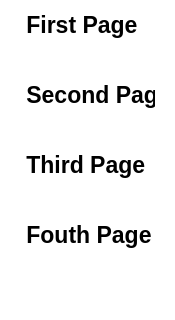
          <widget class="QCustomSlideMenu" name="left_side_menu_widget" native="true">
           <property name="sizePolicy">
            <sizepolicy hsizetype="Expanding" vsizetype="Preferred">
             <horstretch>0</horstretch>
             <verstretch>0</verstretch>
            </sizepolicy>
           </property>
           <property name="minimumSize">
            <size>
             <width>175</width>
             <height>0</height>
            </size>
           </property>
           <property name="maximumSize">
            <size>
             <width>175</width>
             <height>16777215</height>
            </size>
           </property>
           <property name="styleSheet">
            <string notr="true">QWidget {
    background-color: white;
}
QPushButton {
    color: black;
    background-color: transparent;
    border: none;
    text-align: left;
    padding: 12px 20px;
}

QPushButton:hover {
	background: qlineargradient(x1:0, y1:0, x2:0, y2:1,
                    stop:0 #F8FAFC, stop:1 #E2E8F0);
}

QPushButton:pressed{
	border-right: 5px solid #29A1D4;
}
QPushButton:checked {
	border-right: 5px solid #0AB1F9;
	color: #0AB1F9;
}</string>
           </property>
           <layout class="QVBoxLayout" name="verticalLayout_3" stretch="8,9">
            <property name="spacing">
             <number>10</number>
            </property>
            <property name="leftMargin">
             <number>0</number>
            </property>
            <property name="topMargin">
             <number>0</number>
            </property>
            <property name="rightMargin">
             <number>0</number>
            </property>
            <property name="bottomMargin">
             <number>0</number>
            </property>
            <item>
             <layout class="QVBoxLayout" name="verticalLayout_4">
              <property name="spacing">
               <number>20</number>
              </property>
              <item>
               <widget class="QPushButton" name="home_page_btn">
                <property name="sizePolicy">
                 <sizepolicy hsizetype="Preferred" vsizetype="Preferred">
                  <horstretch>0</horstretch>
                  <verstretch>0</verstretch>
                 </sizepolicy>
                </property>
                <property name="font">
                 <font>
                  <family>Segoe UI</family>
                  <pointsize>17</pointsize>
                  <weight>75</weight>
                  <bold>true</bold>
                 </font>
                </property>
                <property name="styleSheet">
                 <string notr="true"/>
                </property>
                <property name="text">
                 <string> First Page</string>
                </property>
                <property name="icon">
                 <iconset resource="../../../../Pictures/QT_Icon/Icon.qrc">
                  <normaloff>:/Icons/home_off.png</normaloff>
                  <normalon>:/Icons/home.png</normalon>:/Icons/home_off.png</iconset>
                </property>
                <property name="iconSize">
                 <size>
                  <width>30</width>
                  <height>30</height>
                 </size>
                </property>
                <property name="checkable">
                 <bool>true</bool>
                </property>
                <attribute name="buttonGroup">
                 <string notr="true">left_side_btn_group</string>
                </attribute>
               </widget>
              </item>
              <item>
               <widget class="QPushButton" name="chart_page_btn">
                <property name="sizePolicy">
                 <sizepolicy hsizetype="Preferred" vsizetype="Preferred">
                  <horstretch>0</horstretch>
                  <verstretch>0</verstretch>
                 </sizepolicy>
                </property>
                <property name="font">
                 <font>
                  <family>Segoe UI</family>
                  <pointsize>17</pointsize>
                  <weight>75</weight>
                  <bold>true</bold>
                 </font>
                </property>
                <property name="styleSheet">
                 <string notr="true"/>
                </property>
                <property name="text">
                 <string> Second Page</string>
                </property>
                <property name="icon">
                 <iconset resource="../../../../Pictures/QT_Icon/Icon.qrc">
                  <normaloff>:/Icons/chart-line-up-down.png</normaloff>
                  <normalon>:/Icons/chart-line-up-down_blue.png</normalon>:/Icons/chart-line-up-down.png</iconset>
                </property>
                <property name="iconSize">
                 <size>
                  <width>30</width>
                  <height>30</height>
                 </size>
                </property>
                <property name="checkable">
                 <bool>true</bool>
                </property>
                <attribute name="buttonGroup">
                 <string notr="true">left_side_btn_group</string>
                </attribute>
               </widget>
              </item>
              <item>
               <widget class="QPushButton" name="device_page_btn">
                <property name="sizePolicy">
                 <sizepolicy hsizetype="Preferred" vsizetype="Preferred">
                  <horstretch>0</horstretch>
                  <verstretch>0</verstretch>
                 </sizepolicy>
                </property>
                <property name="font">
                 <font>
                  <family>Segoe UI</family>
                  <pointsize>17</pointsize>
                  <weight>75</weight>
                  <bold>true</bold>
                 </font>
                </property>
                <property name="text">
                 <string> Third Page</string>
                </property>
                <property name="icon">
                 <iconset resource="../../../../Pictures/QT_Icon/Icon.qrc">
                  <normaloff>:/Icons/settings.png</normaloff>
                  <normalon>:/Icons/settings (1).png</normalon>:/Icons/settings.png</iconset>
                </property>
                <property name="iconSize">
                 <size>
                  <width>35</width>
                  <height>35</height>
                 </size>
                </property>
                <property name="checkable">
                 <bool>true</bool>
                </property>
                <attribute name="buttonGroup">
                 <string notr="true">left_side_btn_group</string>
                </attribute>
               </widget>
              </item>
              <item>
               <widget class="QPushButton" name="history_page_btn">
                <property name="sizePolicy">
                 <sizepolicy hsizetype="Preferred" vsizetype="Preferred">
                  <horstretch>0</horstretch>
                  <verstretch>0</verstretch>
                 </sizepolicy>
                </property>
                <property name="font">
                 <font>
                  <family>Segoe UI</family>
                  <pointsize>17</pointsize>
                  <weight>75</weight>
                  <bold>true</bold>
                 </font>
                </property>
                <property name="text">
                 <string> Fouth Page</string>
                </property>
                <property name="icon">
                 <iconset resource="../../../../Pictures/QT_Icon/Icon.qrc">
                  <normaloff>:/Icons/stats.png</normaloff>
                  <normalon>:/Icons/stats (1).png</normalon>:/Icons/stats.png</iconset>
                </property>
                <property name="iconSize">
                 <size>
                  <width>30</width>
                  <height>30</height>
                 </size>
                </property>
                <property name="checkable">
                 <bool>true</bool>
                </property>
                <attribute name="buttonGroup">
                 <string notr="true">left_side_btn_group</string>
                </attribute>
               </widget>
              </item>
             </layout>
            </item>
            <item>
             <widget class="QPushButton" name="open_side_menu_btn">
              <property name="sizePolicy">
               <sizepolicy hsizetype="Preferred" vsizetype="Preferred">
                <horstretch>0</horstretch>
                <verstretch>0</verstretch>
               </sizepolicy>
              </property>
              <property name="font">
               <font>
                <family>Segoe UI</family>
                <pointsize>17</pointsize>
                <weight>75</weight>
                <bold>true</bold>
               </font>
              </property>
              <property name="layoutDirection">
               <enum>Qt::LeftToRight</enum>
              </property>
              <property name="styleSheet">
               <string notr="true">QPushButton {
    color: black;
    background-color: transparent;
    border: none;
    text-align: left;
}

QPushButton:hover {
	background: white;
}

QPushButton:pressed{
	background: white;
}</string>
              </property>
              <property name="text">
               <string/>
              </property>
              <property name="iconSize">
               <size>
                <width>30</width>
                <height>30</height>
               </size>
              </property>
             </widget>
            </item>
           </layout>
          </widget>
